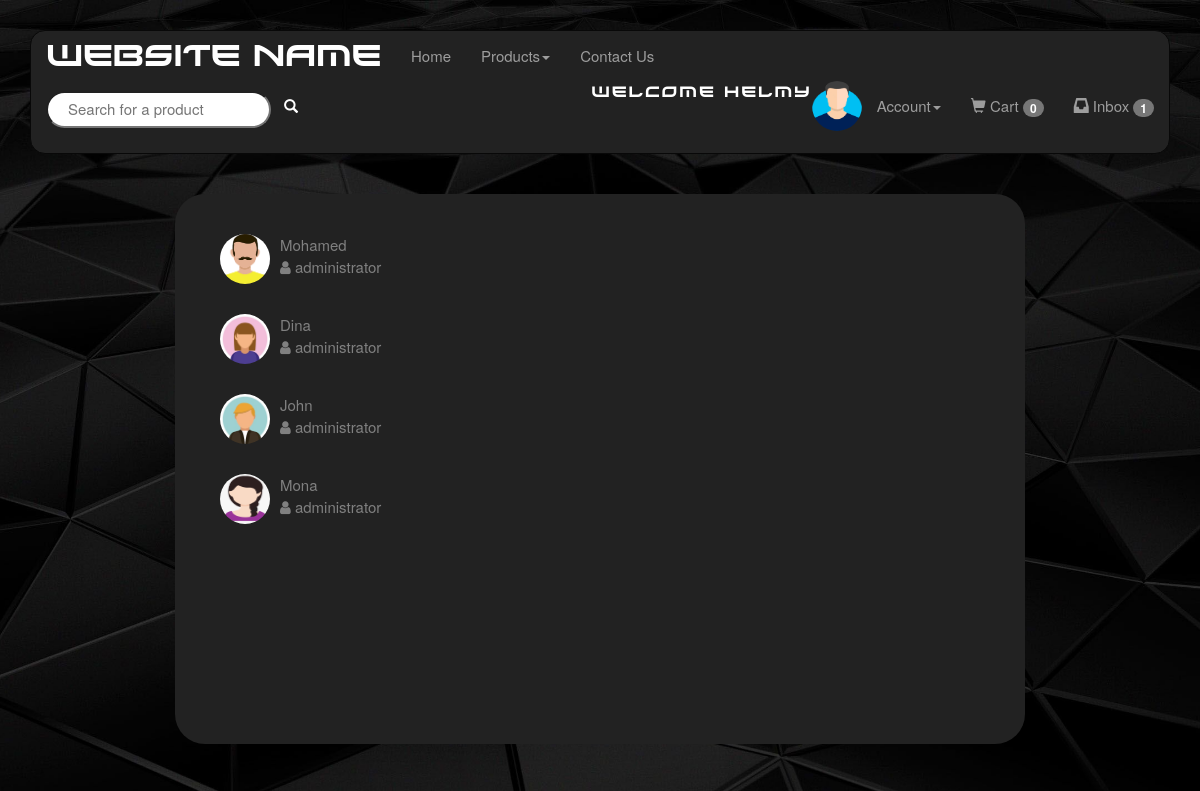
Before: /Chat.php (signed in) with the older database file.
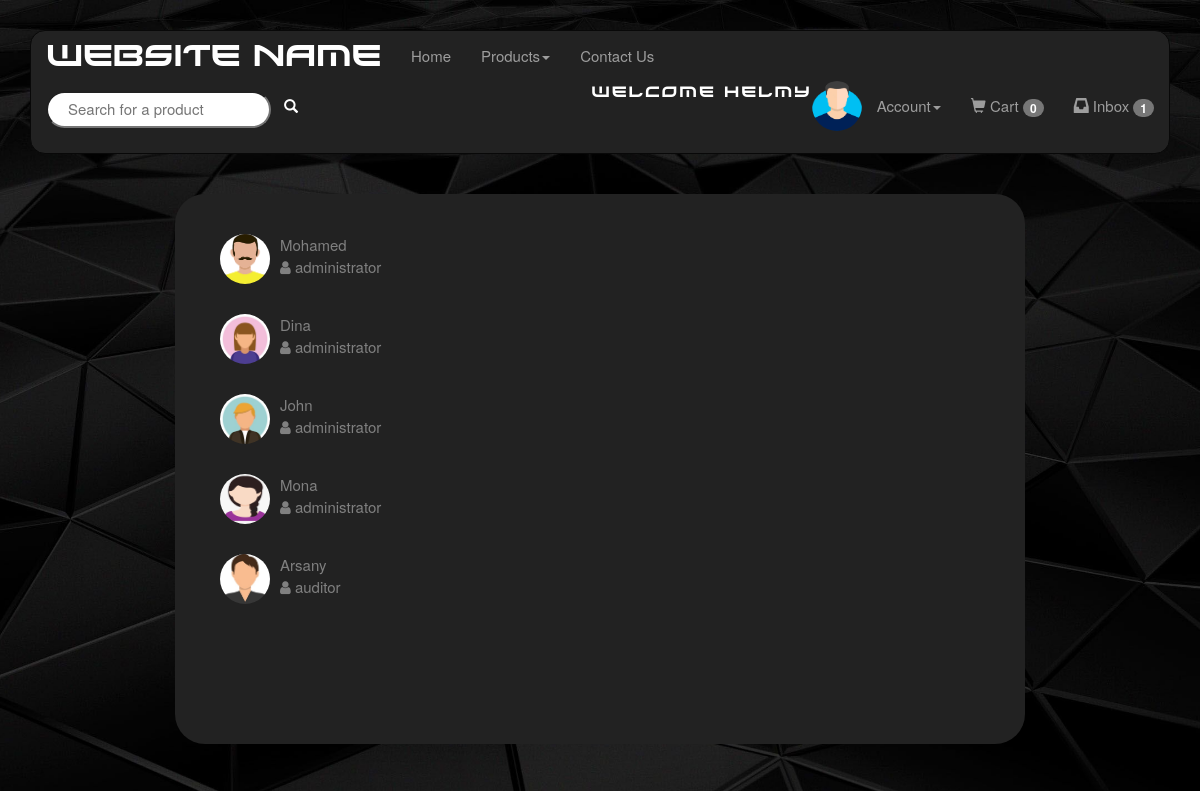
After: the same page with the newer database file.
### tables this page shows
CREATE TABLE `message` (
  `messageID` int(10) UNSIGNED NOT NULL,
  `senderID` int(10) UNSIGNED NOT NULL,
  `recepientID` int(10) UNSIGNED NOT NULL,
  `auditorFlag` tinyint(1) DEFAULT NULL,
  `messageText` text DEFAULT NULL,
  `readStatus` tinyint(1) NOT NULL
);

CREATE TABLE `users` (
  `id` int(10) UNSIGNED NOT NULL,
  `username` varchar(30) NOT NULL,
  `password` varchar(225) NOT NULL,
  `email` varchar(50) NOT NULL,
  `address` varchar(50) DEFAULT NULL,
  `imagePath` varchar(255) DEFAULT NULL,
  `userType` varchar(15) NOT NULL
);

### Chat.php (the view, shortened to what this page needs)
<html>
    <head>
    </head>
    <body>
<?php
        include "Menu.php";
        $conn = new mysqli("localhost","root","", "project");
        $sql="SELECT * FROM message, users WHERE ( (senderID='".$_SESSION['id']."') OR ( recepientID='".$_SESSION['id']."') ) AND SenderID=users.id";
        ?>
        <div class="container">
            <div class="card chat-app">
                <div class="people-list chat-column">
	                <?php
                    $plist_sql= $sql;
                    $plist_result = mysqli_query($conn,$plist_sql);
                    $id_arr=array();
                    while($plist_row = $plist_result->fetch_assoc()){
                        if($plist_row['id'] != $_SESSION['id']){
                            $repeated=false;
                            for($i=0;$i<sizeof($id_arr);$i++){
                                if($id_arr[$i]==$plist_row['id']){
                                    $repeated=true;
                                    break;
                                }
                            }
                            if($repeated==false){
                                $id_arr[]=$plist_row['id'];
                                ?>
                                <a href="Chat.php?id=<?php echo $plist_row['id']?>">
                                    <ul class="list-unstyled chat-list">
                                        <li class="clearfix">
                                            <img src="<?php echo $plist_row['imagePath'];?>" alt="profile picture" width='50' height='50' class="img-circle">
                                            <div class="about">
                                                <div class="name"> <?php echo $plist_row['username'];?> </div>
                                                <div class="job"><i class="fa fa-user"></i> <?php echo $plist_row['userType']; ?> </div>
                                            </div>
                                        </li>
                                    </ul>
                                </a>
                                <?php
                            }
                        }
                        else{
                            $plist_exc_sql = "SELECT * FROM  message, users WHERE messageID=".$plist_row['messageID']." AND users.id=".$plist_row['recepientID'];
                            $plist_exc_result = mysqli_query($conn,$plist_exc_sql);
                            if($plist_exc_row = $plist_exc_result->fetch_assoc()){
                                $repeated=false;
                                for($i=0;$i<sizeof($id_arr);$i++){
                                    if($id_arr[$i]==$plist_exc_row['id']){
                                        $repeated=true;
                                        break;
                                    }
                                }
                                if($repeated==false){
                                    $id_arr[]=$plist_exc_row['id'];
                                    ?>
                                    <a href="Chat.php?id=<?php echo $plist_exc_row['id']?>">
                                        <ul class="list-unstyled chat-list">
                                            <li class="clearfix">
                                                <img src="<?php echo $plist_exc_row['imagePath'];?>" alt="profile picture" width='50' height='50' class="img-circle">
                                                <div class="about">
                                                    <div class="name"> <?php echo $plist_exc_row['username'];?> </div>
                                                    <div class="job"><i class="fa fa-user"></i> <?php echo $plist_exc_row['userType']; ?> </div>
                                                </div>
                                            </li>
                                        </ul>
                                    </a>
	                                <?php
                                }
		                    }
                        }
                    }
	                ?>
	                </div>
                </div>
            </div>
    </body>
</html>

Changed rows visible on the page:
added message: senderID.imagePath (picture), senderID.username "Arsany", senderID.userType "auditor"
